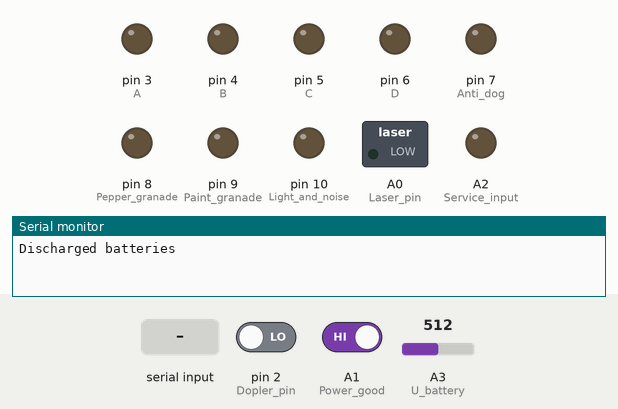
The sketch below on a simulated Arduino Uno, built with avr-gcc and run on an emulated ATmega328P. Shown: switched loads named in the sketch (green lamp = pin HIGH), output pins drawn as LEDs (lit = HIGH), the last lines printed to the serial monitor. The inputs (shaded band) are chosen by the test bench; at power-on: pin 2 (Dopler_pin) LOW, A1 (Power_good) HIGH, A3 (U_battery) = 512.

Above: at 1.2 s.
1.3 s: "1" received over Serial
At 1.9 s:
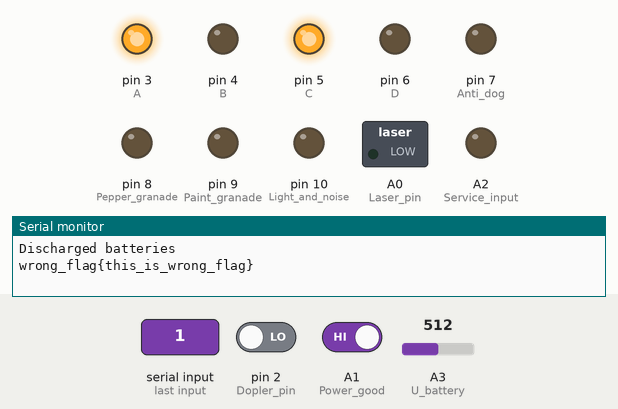
2.8 s: pin 2 (Dopler_pin) driven HIGH
4.3 s: A1 (Power_good) driven LOW
Timing chart, 0 to 7.3 s (numbered marks = the images above; inputs shaded):
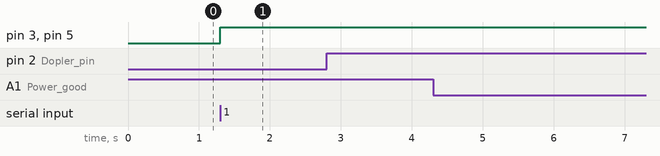

Measured:
- after the input at 1.3 s, pin 3 (A), pin 5 (C): LOW → HIGH at once

The sketch:

robot.ino
```cpp
//Объявление сенсоров
const uint8_t Laser_pin = A0;
const uint8_t Power_good = A1;
const uint8_t Service_input = A2;
const uint8_t U_battery = A3;
const uint8_t Dopler_pin = 2;
const uint8_t Limit_switch = 15;

//Переменные поворотного механизма
const uint8_t A = 3;
const uint8_t B = 4;
const uint8_t C = 5;
const uint8_t D = 6;

//Исполняемые модули
const uint8_t Anti_dog = 7;
const uint8_t Pepper_granade = 8;
const uint8_t Paint_granade = 9;
const uint8_t Light_and_noise = 10;
const uint8_t Net_gun = 14;
const uint8_t Electro_shocer = 16;

//Переменные программы
byte send_status = 0;
int val;
boolean shocer_status = false;
boolean charge_status = true;
boolean power_status = true;
boolean service_status = false;

int light_and_noise_status = 1;
int moving_delay = 100;

//Подпрограммы

//Остановка робота и систем
void RobotStop()
{
    digitalWrite(A, LOW);
    digitalWrite(B, LOW);
    digitalWrite(C, LOW);
    digitalWrite(D, LOW);
}

//Движение вверх
void RobotUp()
{
  digitalWrite(A, LOW);
  digitalWrite(B, HIGH);
  digitalWrite(C, LOW);
  digitalWrite(D, LOW);
}

//Движение вниз
void RobotDown()
{
  digitalWrite(A, HIGH);
  digitalWrite(B, LOW);
  digitalWrite(C, LOW);
  digitalWrite(D, LOW);
}

//Движение влево
void RobotLeft()
{
  digitalWrite(C, HIGH);
  digitalWrite(D, LOW);
  digitalWrite(A, LOW);
  digitalWrite(B, LOW);
}

//Движение вправо
void RobotRight()
{
  digitalWrite(C, LOW);
  digitalWrite(D, HIGH);
  digitalWrite(A, LOW);
  digitalWrite(B, LOW);
}

//Диагональные движения

//Вверх и право
void RobotUp_Right()
{
  digitalWrite(A, LOW);
  digitalWrite(B, HIGH);
  digitalWrite(C, LOW);
  digitalWrite(D, HIGH);
}

//Вверх и лево
void RobotUp_Left()
{
  digitalWrite(A, LOW);
  digitalWrite(B, HIGH);
  digitalWrite(C, HIGH);
  digitalWrite(D, LOW);
}

//Вниз и право
void RobotDown_Right()
{
  digitalWrite(A, HIGH);
  digitalWrite(B, LOW);
  digitalWrite(C, LOW);
  digitalWrite(D, HIGH);
}

//Вниз и лево
void RobotDown_Left()
{
  digitalWrite(A, HIGH);
  digitalWrite(B, LOW);
  digitalWrite(C, HIGH);
  digitalWrite(D, LOW);
}

//---------------------------------------------

//Создание строба на выходе указанного пина (длительность 100 милисекунд)
void CreateStrob(uint8_t pin_number)
{
  digitalWrite(pin_number, HIGH);
  delay(400);
  digitalWrite(pin_number, LOW);
}

//Запись нулей на случай непреднамеренного срабатывания модулей
void StopGuns()
{
  digitalWrite(Anti_dog, LOW);
  digitalWrite(Pepper_granade, LOW);
  digitalWrite(Paint_granade, LOW);
  digitalWrite(Light_and_noise, LOW);
  digitalWrite(Net_gun, LOW);
  digitalWrite(Limit_switch, LOW);
  digitalWrite(Electro_shocer, LOW);
}

//Проверка состояния батареи
//Если всё хорошо - return true
boolean CheckBattery()
{
  if(analogRead(U_battery) < 750)
    return false;
  else
    return true;
}

/////////////////////////////////////////////////////////////////
void setup()
{
  Serial.begin(9600);
  pinMode(Laser_pin, INPUT);                      // конфигурируем цифровой вывод датчика как вход
  pinMode(Dopler_pin, INPUT);
  pinMode(Power_good, INPUT);
  pinMode(Service_input, INPUT);
  pinMode(Limit_switch, INPUT);

  pinMode(A, OUTPUT);
  pinMode(B, OUTPUT);
  pinMode(C, OUTPUT);
  pinMode(D, OUTPUT);
  pinMode(Anti_dog, OUTPUT);
  pinMode(Pepper_granade, OUTPUT);
  pinMode(Paint_granade, OUTPUT);
  pinMode(Light_and_noise, OUTPUT);
  pinMode(Net_gun, OUTPUT);
  pinMode(Electro_shocer, OUTPUT);

}

void loop()
{
  //Отправка сигнала, если сработал и доплер и лазер
  if(digitalRead(Dopler_pin) == HIGH && send_status == 0)
  {
     Serial.println("Moved detected: ");
     send_status = 1;
  }
  if(digitalRead(Dopler_pin) == LOW)
  {
     send_status = 0;
  }

  //----------------------------------------------------------
  //Проверка статуса батареи

  if(!CheckBattery() && charge_status)
  {
    Serial.println("Discharged batteries ");
    charge_status = false;
  }
  else if (CheckBattery() && !charge_status)
    charge_status = true;

  //----------------------------------------------------------
  //Проверка состояния Power good

  if(digitalRead(Power_good) == LOW && power_status)
  {
    Serial.println("Power supply is off");
    power_status = false;
  }
  else if (digitalRead(Power_good) == HIGH && !power_status)
    power_status = true;

  //----------------------------------------------------------
  //Проверка состояния сервисного режима

  if(digitalRead(Service_input) == HIGH && !service_status)
  {
    Serial.println("Robot in service");
    service_status = true;
  }
  else if (digitalRead(Service_input) == LOW && service_status)
    service_status = false;
  //----------------------------------------------------------

  if(Serial.available())
  {
    val = Serial.read();
    Serial.print("wrong_flag{this_is_wrong_flag}");
    //Движение платформы вверх
    if(val == '1')
    {
      RobotUp();
    }

    //Движение платформы вних
    else if(val == '2')
    {
      RobotDown();
    }

    //Движение платформы влево
    if(val == '3')
    {
      RobotLeft();
    }

    //Движение платформы впрево
    if(val == '4')
    {
      RobotRight();
    }

    //Остановка робота (без этой команды он будет крутитья до предела)
    if(val == 'a')
    {
      RobotStop();
    }

    //----------------------------------------------------------
    //Диагональные движения платформы

    //Движение платформы вверх и право
    if(val == 'b')
    {
      RobotUp_Right();
    }

    //Движение платформы вверх и в лево
    if(val == 'c')
    {
      RobotUp_Left();
    }

    //Движение платформы вниз и в право
    if(val = 'd')
    {
      RobotDown_Right();
    }

    //Движение платформы вниз и влево
    if(val = 'e')
    {
      RobotDown_Left();
    }

    //----------------------------------------------------------

    //Включение Antidog
    if(val == '5')
    {
      CreateStrob(Anti_dog);
    }

    //Пуск Перцовой гранаты
    if(val == '6')
    {
      CreateStrob(Pepper_granade);
    }

    //Пуск Грнаты с краской
    if(val == '7')
    {
      CreateStrob(Paint_granade);
    }

    //Включение-выключение Света и звука
    if(val == '8')
    {
      digitalWrite(Light_and_noise, light_and_noise_status);
      light_and_noise_status = !light_and_noise_status;
    }

    //Выбрасывание сетки
    if(val == '9')
    {
      digitalWrite(Net_gun, HIGH);
    }

    //Стробирующий запуск Электрошокера
    if(val == '0')
    {
      if (shocer_status == false)
      {
        delay(500);//Эта задержка для того, чтобы шокер успел долететь
        CreateStrob(Electro_shocer);
        shocer_status = true;
      }
      else
      {
        CreateStrob(Electro_shocer);
      }

    }

  }
  else
  {
    StopGuns();
    Serial.flush();
  }

}
```
